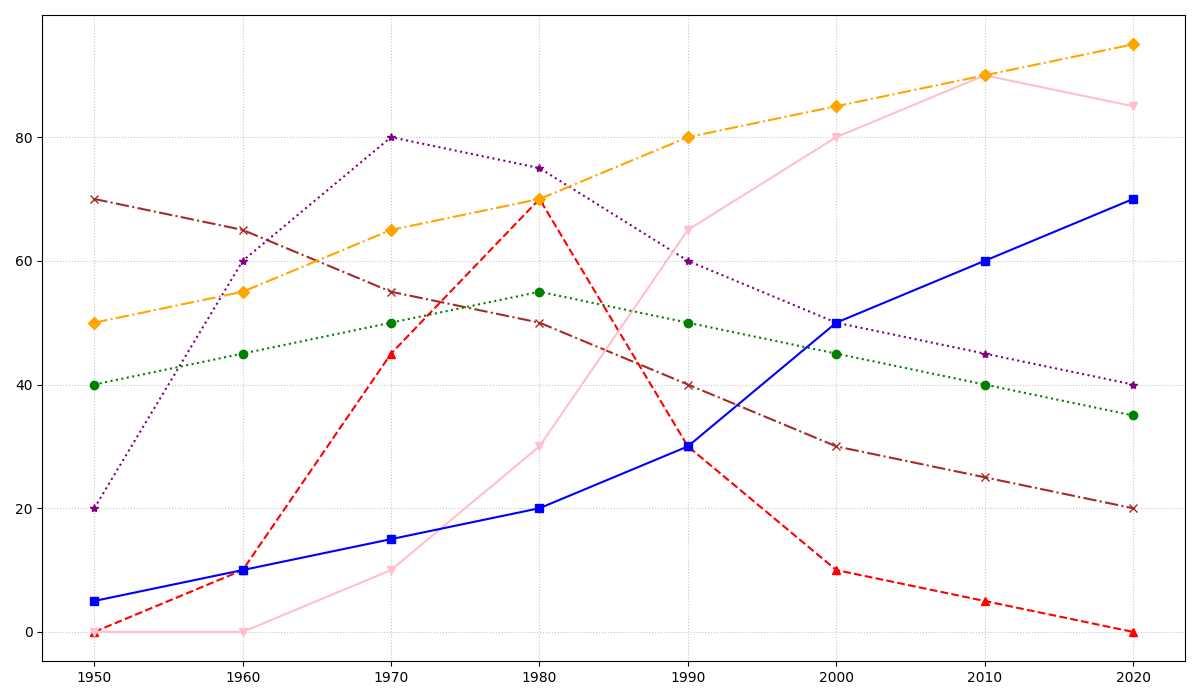

The script that drew this image:
import matplotlib.pyplot as plt
import numpy as np

decades = np.arange(1950, 2030, 10)

jazz_popularity = [70, 65, 55, 50, 40, 30, 25, 20]
rock_popularity = [20, 60, 80, 75, 60, 50, 45, 40]
disco_popularity = [0, 10, 45, 70, 30, 10, 5, 0]
hiphop_popularity = [0, 0, 10, 30, 65, 80, 90, 85]
electronic_popularity = [5, 10, 15, 20, 30, 50, 60, 70]
pop_popularity = [50, 55, 65, 70, 80, 85, 90, 95]
folk_popularity = [40, 45, 50, 55, 50, 45, 40, 35]

fig, ax = plt.subplots(figsize=(12, 7))

ax.plot(decades, jazz_popularity, color='brown', marker='x', linestyle='-.')
ax.plot(decades, rock_popularity, color='purple', marker='*', linestyle=':')
ax.plot(decades, disco_popularity, color='red', marker='^', linestyle='--')
ax.plot(decades, hiphop_popularity, color='pink', marker='v', linestyle='-')
ax.plot(decades, electronic_popularity, color='blue', marker='s', linestyle='-')
ax.plot(decades, pop_popularity, color='orange', marker='D', linestyle='-.')
ax.plot(decades, folk_popularity, color='green', marker='o', linestyle=':')

ax.grid(True, linestyle=':', alpha=0.7)

plt.xticks(decades)
plt.yticks()

plt.tight_layout()
plt.show()
